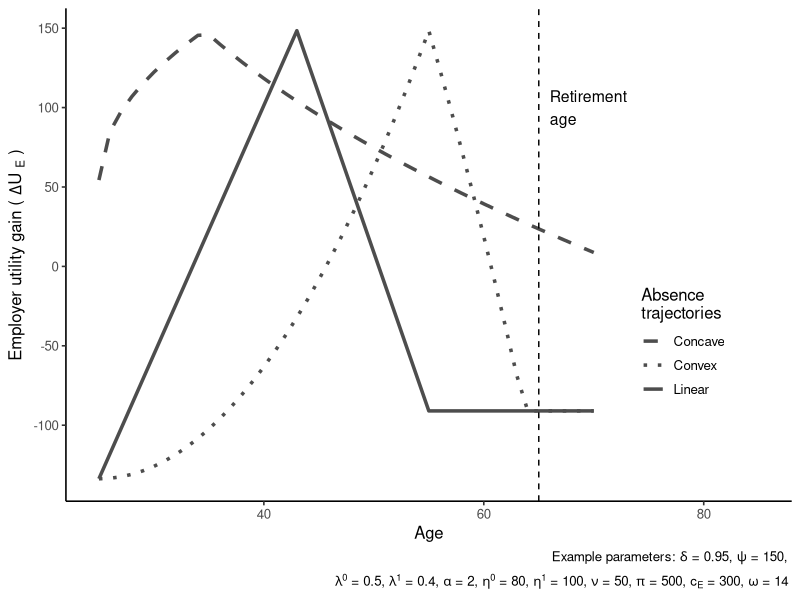

This figure's R source:
# Load required library for plotting
library(ggplot2)

# Define age range from 25 to 70
age <- seq(25, 70, by = 1)

# Define parameter values (also summarised in figure caption)
delta <- 0.95     # Discount factor
psi <- 150        # Daily productivity loss
pi <- 500         # Insurance premium
c_E <- 300        # Employer's cost of prevention
eta0 <- 100       # Productivity without prevention
eta1 <- 80        # Productivity with prevention
nu <- 50          # Additional benefit of prevention
lambda0 <- 0.5    # Absence cost sensitivity without prevention
lambda1 <- 0.4    # Absence cost sensitivity with prevention
omega <- 14       # Maximum effective absence days
alpha <- 2        # Weight on productivity

# Define baseline absence trajectories as functions of age
D0_linear  <- 5 + 0.5 * (age - 25)                    # Linear increase
D0_concave <- 11 + 6.5 * sqrt((age - 25) / 45)        # Concave pattern
D0_convex  <- 5 + 0.01 * (age - 25)^2                 # Convex pattern

# Define prevented absence durations (assumed 30% reduction)
D1_linear  <- 0.7 * D0_linear
D1_concave <- 0.7 * D0_concave
D1_convex  <- 0.7 * D0_convex

# Function to compute employer utility gain from prevention
employer_utility <- function(D0, D1, delta) {
  U1 <- -(pi + c_E) + delta * (-lambda1 * psi * pmin(D1, omega) + alpha * eta1 + nu)
  U0 <- -pi + delta * (-lambda0 * psi * pmin(D0, omega) + alpha * eta0)
  return(U1 - U0)
}

# Compute utility gains for each absence trajectory
U_linear   <- employer_utility(D0_linear, D1_linear, delta)
U_concave  <- employer_utility(D0_concave, D1_concave, delta)
U_convex   <- employer_utility(D0_convex, D1_convex, delta)

# Combine results into a data frame for plotting
df <- data.frame(
  age = age,
  linear = U_linear,
  concave = U_concave,
  convex = U_convex
)

# Plot employer utility gain across age for different absence trajectories
ggplot(df, aes(x = age)) +
  geom_line(aes(y = linear, color = "Linear"), size = 1.2) +
  geom_line(aes(y = concave, color = "Concave"), linetype = "dashed", size = 1.2) +
  geom_line(aes(y = convex, color = "Convex"), linetype = "dotted", size = 1.2) +
  
  # Add retirement age line and label
  geom_vline(xintercept = 65, linetype = "dashed", color = "black") +
  annotate("text", x = 66, y = 100, label = "Retirement\nage", hjust = 0, size = 4) +
  
  # Manual color and legend formatting
  scale_color_manual(values = c("Linear" = "gray30", "Concave" = "gray30", "Convex" = "gray30")) +
  
  # Axis labels and parameter summary in caption
  labs(
    x = "Age",
    y = expression("Employer utility gain ( "*Delta*"U "[E]*" )"),
    color = "Absence\ntrajectories",
    caption = expression(
      atop(
        paste("                                                       Example parameters: ",
              delta, " = 0.95, ",
              psi, " = 150, "
        ),
        paste(
          lambda^0, " = 0.5, ",
          lambda^1, " = 0.4, ",
          alpha, " = 2, ",
          eta^0, " = 80, ",
          eta^1, " = 100, ",
          nu, " = 50, ",
          pi, " = 500, ",
          c[E], " = 300, ",
          omega, " = 14")
      )
    )
  ) +
  
  # Plot appearance
  theme_classic(base_size = 12) +
  coord_cartesian(xlim = c(25, 85)) +
  theme(
    legend.position = c(0.85, 0.32),
    legend.background = element_blank(),
    legend.key = element_blank(),
    legend.spacing.y = unit(0, "pt")
  )
